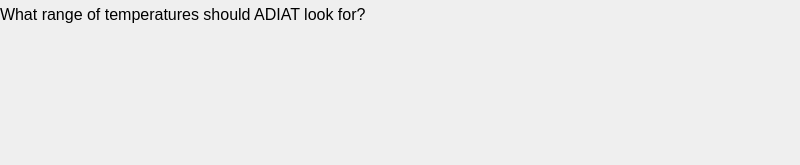
<?xml version="1.0" encoding="UTF-8"?>
<ui version="4.0">
 <class>ThermalRangeWizard</class>
 <widget class="QWidget" name="ThermalRangeWizard">
  <property name="geometry">
   <rect>
    <x>0</x>
    <y>0</y>
    <width>407</width>
    <height>165</height>
   </rect>
  </property>
  <layout class="QVBoxLayout" name="verticalLayout_root">
   <property name="leftMargin">
    <number>0</number>
   </property>
   <property name="topMargin">
    <number>5</number>
   </property>
   <property name="rightMargin">
    <number>0</number>
   </property>
   <property name="bottomMargin">
    <number>0</number>
   </property>
   <item>
    <widget class="QLabel" name="labelQuestion">
     <property name="font">
      <font>
       <pointsize>12</pointsize>
      </font>
     </property>
     <property name="text">
      <string>What range of temperatures should ADIAT look for?</string>
     </property>
     <property name="wordWrap">
      <bool>true</bool>
     </property>
    </widget>
   </item>
   <item>
    <widget class="QWidget" name="rangeSliderPlaceholder" native="true">
     <property name="minimumSize">
      <size>
       <width>800</width>
       <height>120</height>
      </size>
     </property>
    </widget>
   </item>
   <item>
    <spacer name="verticalSpacer_bottom">
     <property name="orientation">
      <enum>Qt::Vertical</enum>
     </property>
     <property name="sizeType">
      <enum>QSizePolicy::Expanding</enum>
     </property>
     <property name="sizeHint" stdset="0">
      <size>
       <width>20</width>
       <height>40</height>
      </size>
     </property>
    </spacer>
   </item>
  </layout>
 </widget>
 <resources/>
 <connections/>
</ui>
